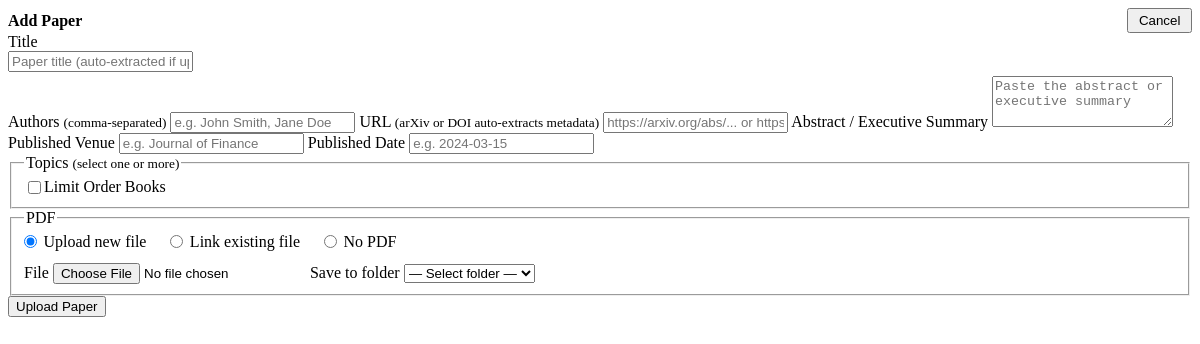
Before: /papers/upload with the older database file.
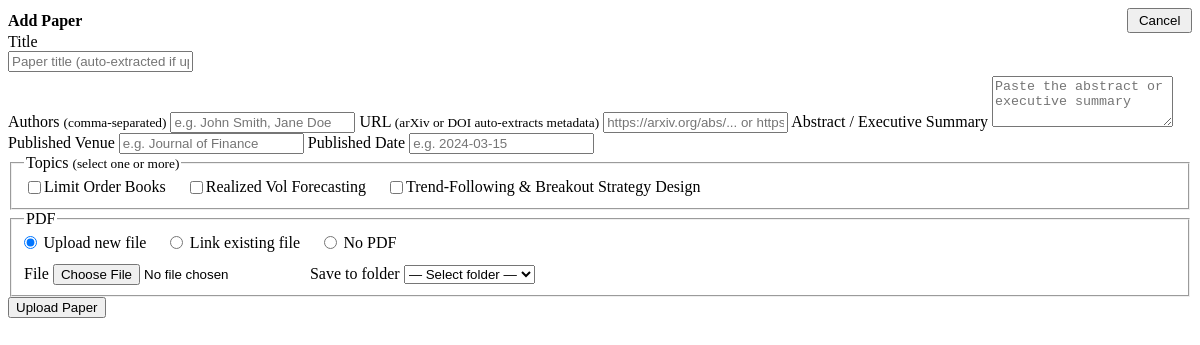
After: the same page with the newer database file.
### tables this page shows
CREATE TABLE topics (
    id              INTEGER PRIMARY KEY AUTOINCREMENT,
    name            TEXT NOT NULL UNIQUE,
    description     TEXT NOT NULL DEFAULT '',
    keywords        TEXT NOT NULL DEFAULT '[]',          -- JSON list of strings
    priority_keywords TEXT NOT NULL DEFAULT '[]',        -- JSON list of high-weight keywords
    problem_statements TEXT NOT NULL DEFAULT '[]',       -- JSON list of free-text problems
    sources         TEXT NOT NULL DEFAULT '["arxiv"]',   -- JSON list: arxiv, ssrn, kaggle
    pdf_policy      TEXT NOT NULL DEFAULT 'link_only'
                        CHECK (pdf_policy IN ('link_only', 'download')),
    is_active       INTEGER NOT NULL DEFAULT 1,
    created_at      TEXT NOT NULL DEFAULT (datetime('now')),
    updated_at      TEXT NOT NULL DEFAULT (datetime('now'))
, skim_skill_md TEXT, deep_synthesis_skill_md TEXT);

### poneglyph/routes/papers.py (the view)
@router.get("/upload", response_class=HTMLResponse)
async def upload_form(request: Request, topic_id: int | None = None):
    all_topics = [row_to_dict(r) for r in fetch_all("SELECT id, name FROM topics ORDER BY name")]
    preselected_ids = [topic_id] if topic_id else []
    subfolders = list_subfolders()
    all_pdf_files = list_all_pdf_files()
    return templates.TemplateResponse(
        "papers/upload_form.html",
        {
            "request": request, "all_topics": all_topics,
            "preselected_ids": preselected_ids, "subfolders": subfolders,
            "all_pdf_files": all_pdf_files,
        },
    )

### templates/papers/upload_form.html (shortened to what the changed rows need)
<article>
    <form hx-post="/papers/upload"
          hx-encoding="multipart/form-data"
          hx-target="#upload-form-area"
          hx-swap="innerHTML"
          hx-indicator="#upload-submit-ind">
        <fieldset>
            <legend>Topics <small>(select one or more)</small></legend>
            {% for t in all_topics %}
            <label style="display: inline-flex; align-items: center; margin-right: 1rem;">
                <input type="checkbox" name="topic_ids" value="{{ t.id }}"
                       {% if t.id in preselected_ids %}checked{% endif %}>
                {{ t.name }}
            </label>
            {% endfor %}
        </fieldset>
    </form>
</article>

Changed rows visible on the page:
added topics: name "Realized Vol Forecasting"
added topics: name "Trend-Following & Breakout Strategy Design"
